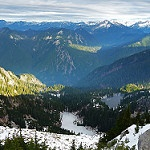
#> input picture dictionary_matching/Similar mountains/1238.jpg, 150 x 150 px, found by its file name; its folder holds only this picture in this run
$ jupyter execute --allow-errors feature_dictionary_matching.ipynb
#> lines starting #> are read from the running program, lines starting #| are printed output that depends on the picture
[cell 1]
import cv2
from skimage import feature
import numpy as np
import matplotlib.pyplot as plt
from skimage.feature import hog
from skimage.color import rgb2lab
import os
import cv2
import numpy as np
from skimage.feature import hog

[cell 2]
class LocalBinaryPatterns:
    def __init__(self, numPoints, radius):
        self.numPoints = numPoints
        self.radius = radius
    # [9 lines left out: function describe, not called in this run]

[cell 3]
class Colorize:
    def __init__(self):
        self.threshold=None
        self.dicto = {}
        self.example = 0
    def feature_extractor(self, img_L, img_A, img_B):
        # Check if the input image has the correct dimensions
        if img_L.shape[0] <= 8 or img_L.shape[1] <= 8:
            # Resize the image to meet the minimum size requirements for HOG computation
            img_L_resized = cv2.resize(img_L, (8, 8))  # Adjust the size as needed
            img_A_resized = cv2.resize(img_A, (8, 8))  # Resize corresponding channels if needed
            img_B_resized = cv2.resize(img_B, (8, 8))

            # Proceed with feature extraction on the resized image
            hog_features, hog_image = hog(img_L_resized, orientations=9, pixels_per_cell=(8, 8),
                                            cells_per_block=(2, 2), visualize=True, block_norm='L2-Hys')

            # local binary pattern
            lbp = LocalBinaryPatterns(24,8)
            lbp_features = lbp.describe(img_L_resized)

            # # histogram of oriented gradients
            # hist = cv2.calcHist([img_L_resized],[0],None,[256],[0,256]).flatten()
            # print(hist.shape)

            features = tuple(np.concatenate((hog_features, lbp_features)))
            self.dicto[features] = np.array([np.mean(img_A_resized), np.mean(img_B_resized)])
            self.example = features
            return features


        else:
            # Proceed with feature extraction on the original image
            hog_features, hog_image = hog(img_L, orientations=9, pixels_per_cell=(8, 8),
                                            cells_per_block=(2, 2), visualize=True, block_norm='L2-Hys')

            # local binary pattern
            lbp = LocalBinaryPatterns(24,8)
            lbp_features = lbp.describe(img_L)

            # # histogram of oriented gradients
            # hist = cv2.calcHist([img_L],[0],None,[256],[0,256]).flatten()
            # print(hist.shape)

            features = tuple(np.concatenate((hog_features, lbp_features)))
            self.dicto[features] = np.array([np.mean(img_A), np.mean(img_B)])


            return features


    # [37 lines left out: function feature_extractor_target_image, not called in this run]


    def train(self,directory_path):
        window_size = 4
        for i,filename in enumerate(os.listdir(directory_path)):
            if i < 10:
                img_path = os.path.join(directory_path, filename)
                img = cv2.imread(img_path)
#> img is the input picture: shape (150, 150, 3); mean B, G, R 129, 118.6, 96.8
                img = cv2.resize(img, (64, 64))
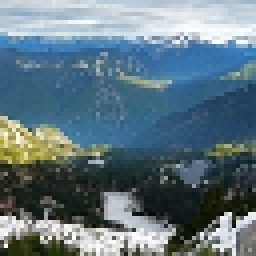
#> img: shape (64, 64, 3) (shown 4 times larger); mean B, G, R 128.8, 118.4, 96.5
                lab_image = cv2.cvtColor(img, cv2.COLOR_BGR2LAB)
#> lab_image: shape (64, 64, 3); mean of channels 0, 1, 2 121.1, 124.1, 119.9
                L_channel = lab_image[:, :, 0]
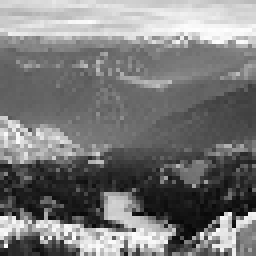
#> L_channel: shape (64, 64) (shown 4 times larger); min 5, max 254, mean 121.1


                print(L_channel.shape[0], L_channel.shape[1])
#| 64 64
                for i in range(L_channel.shape[0] - window_size + 1):
                    for j in range(L_channel.shape[1] - window_size + 1):
                        window = L_channel[i:i+window_size, j:j+window_size]
                        window_A = lab_image[i:i+window_size, j:j+window_size, 1]
                        window_B = lab_image[i:i+window_size, j:j+window_size, 2]

                        features = self.feature_extractor(window, window_A, window_B)

                print(len(self.dicto))


    # [30 lines left out: function colurize, not called in this run]

$ run again, on dictionary_matching/Similar mountains/2175.jpg
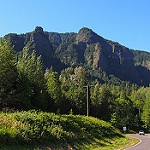
#> input picture dictionary_matching/Similar mountains/2175.jpg, 150 x 150 px, found by its file name
#> in train, img is the input picture: shape (150, 150, 3); mean B, G, R 98.9, 98.6, 77.2
#> in train, `img = cv2.resize(img, (64, 64))`:
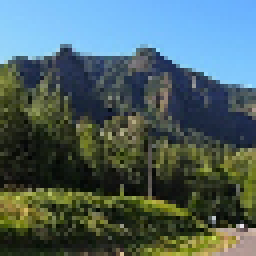
#> img: shape (64, 64, 3) (shown 4 times larger); mean B, G, R 98.9, 98.6, 77.2
#> lab_image: shape (64, 64, 3); mean of channels 0, 1, 2 99.8, 122.8, 126.3
#> in train, `L_channel = lab_image[:, :, 0]`:
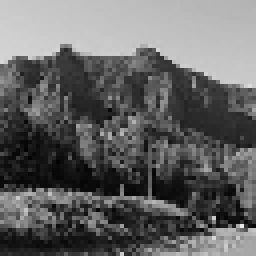
#> L_channel: shape (64, 64) (shown 4 times larger); min 2, max 234, mean 99.8
#| 64 64

$ run again, on dictionary_matching/Similar mountains/2201.jpg
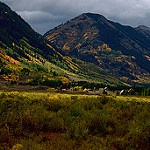
#> input picture dictionary_matching/Similar mountains/2201.jpg, 150 x 150 px, found by its file name
#> in train, img is the input picture: shape (150, 150, 3); mean B, G, R 46.3, 59, 61.6
#> in train, `img = cv2.resize(img, (64, 64))`:
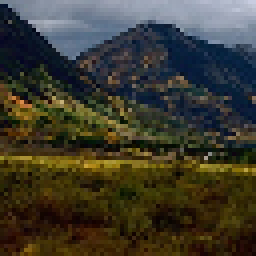
#> img: shape (64, 64, 3) (shown 4 times larger); mean B, G, R 46.2, 58.8, 61.4
#> lab_image: shape (64, 64, 3); mean of channels 0, 1, 2 62.1, 129, 135.5
#> in train, `L_channel = lab_image[:, :, 0]`:
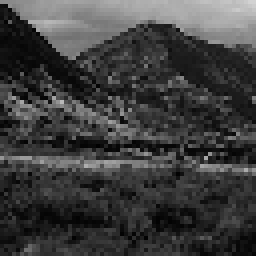
#> L_channel: shape (64, 64) (shown 4 times larger); min 1, max 210, mean 62.1
#| 64 64

$ run again, on dictionary_matching/Similar mountains/2230.jpg
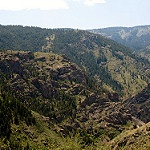
#> input picture dictionary_matching/Similar mountains/2230.jpg, 150 x 150 px, found by its file name
#> in train, img is the input picture: shape (150, 150, 3); mean B, G, R 97, 104.9, 103.8
#> in train, `img = cv2.resize(img, (64, 64))`:
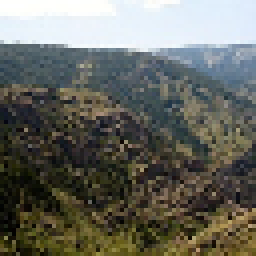
#> img: shape (64, 64, 3) (shown 4 times larger); mean B, G, R 96.8, 104.7, 103.6
#> lab_image: shape (64, 64, 3); mean of channels 0, 1, 2 108.4, 126.7, 132.7
#> in train, `L_channel = lab_image[:, :, 0]`:
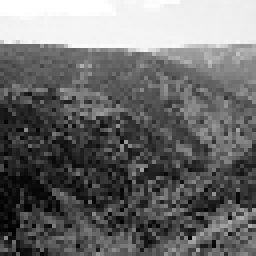
#> L_channel: shape (64, 64) (shown 4 times larger); min 1, max 255, mean 108.4
#| 64 64

$ run again, on dictionary_matching/Similar mountains/1860.jpg
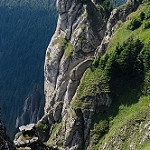
#> input picture dictionary_matching/Similar mountains/1860.jpg, 150 x 150 px, found by its file name
#> in train, img is the input picture: shape (150, 150, 3); mean B, G, R 71.2, 77, 65.9
#> in train, `img = cv2.resize(img, (64, 64))`:
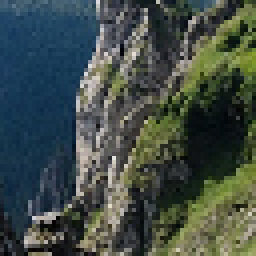
#> img: shape (64, 64, 3) (shown 4 times larger); mean B, G, R 70.9, 76.7, 65.6
#> lab_image: shape (64, 64, 3); mean of channels 0, 1, 2 79.1, 123.9, 129.6
#> in train, `L_channel = lab_image[:, :, 0]`:
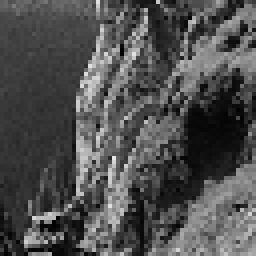
#> L_channel: shape (64, 64) (shown 4 times larger); min 1, max 230, mean 79.1
#| 64 64
